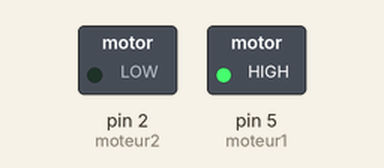
A sketch run on a simulated Arduino Uno, built with avr-gcc and run on an emulated ATmega328P. On the bench: switched loads named in the sketch (green lamp = pin HIGH). At 0.0 s the program stops and its outputs stay as they are.

Above: at 0.1 s.
Timing chart, 0 to 1.5 s (numbered marks = the images above):
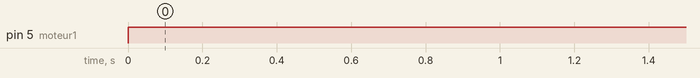

Measured:
- by itself, pin 5 (moteur1): LOW → HIGH at 0.00 s

The sketch:

Portail_automatique.ino
```cpp
int BP_INT = 3; // Bouton poussoir intérieur
int capteur_inf = 4; // capteur infrarouge
int moteur1 = 5; // sens 1 du moteur
int FDC_OUV = 6; // capteur pour indiquer que le portail est totalement ouvert
int FDC_FER = 7; // capteur pour indiquer que le portail est totalement fermé
int moteur2 = 2; // sens 2 du moteur

void setup () {
  Serial.begin(9600);
  pinMode(BP_INT, INPUT);
  pinMode(capteur_inf, INPUT);
  pinMode(moteur1, OUTPUT);
  pinMode(moteur2, OUTPUT);
  pinMode(FDC_OUV, INPUT);
  pinMode(FDC_FER, INPUT);
}

void loop () {
  while (FDC_OUV != HIGH) {
    digitalWrite(moteur1, HIGH);
    digitalWrite(moteur2, LOW);
  }
}
```
